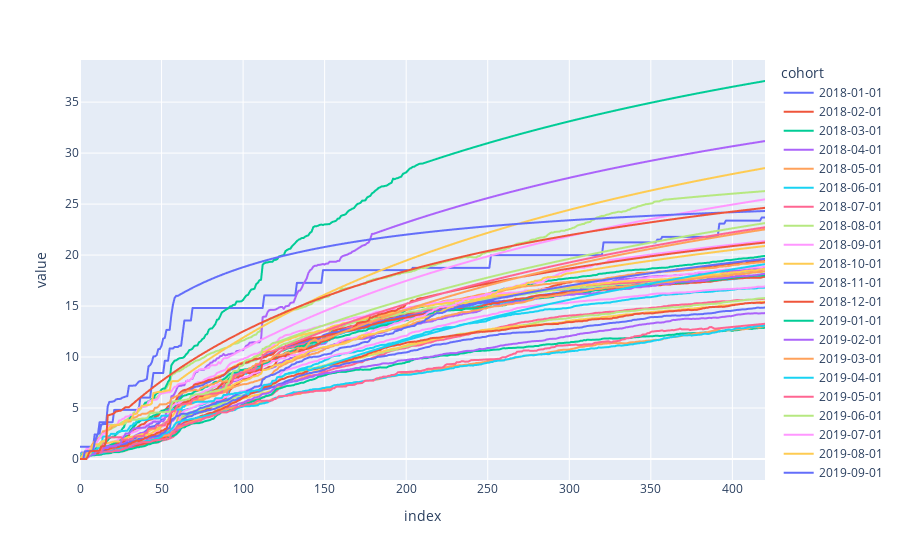

Notebook source saved alongside this figure:
### Code cell
px.line(data_frame=df_RR)

### Figure 1 — Plotly figure (JSON) as saved in the notebook; plotly's stock layout.template omitted (floating-point values rounded to 4 significant figures; data arrays with more than 128 entries replaced by an {"elided": "..."} marker saying what was removed)
{"data": [{"hovertemplate": "cohort=2018-01-01<br>index=%{x}<br>value=%{y}<extra></extra>", "legendgroup": "2018-01-01", "line": {"color": "#636efa", "dash": "solid"}, "marker": {"symbol": "circle"}, "mode": "lines", "name": "2018-01-01", "showlegend": true, "type": "scattergl", "x": {"elided": "421 int values"}, "xaxis": "x", "y": {"elided": "421 float values"}, "yaxis": "y"}, {"hovertemplate": "cohort=2018-02-01<br>index=%{x}<br>value=%{y}<extra></extra>", "legendgroup": "2018-02-01", "line": {"color": "#EF553B", "dash": "solid"}, "marker": {"symbol": "circle"}, "mode": "lines", "name": "2018-02-01", "showlegend": true, "type": "scattergl", "x": {"elided": "421 int values"}, "xaxis": "x", "y": {"elided": "421 float values"}, "yaxis": "y"}, {"hovertemplate": "cohort=2018-03-01<br>index=%{x}<br>value=%{y}<extra></extra>", "legendgroup": "2018-03-01", "line": {"color": "#00cc96", "dash": "solid"}, "marker": {"symbol": "circle"}, "mode": "lines", "name": "2018-03-01", "showlegend": true, "type": "scattergl", "x": {"elided": "421 int values"}, "xaxis": "x", "y": {"elided": "421 float values"}, "yaxis": "y"}, {"hovertemplate": "cohort=2018-04-01<br>index=%{x}<br>value=%{y}<extra></extra>", "legendgroup": "2018-04-01", "line": {"color": "#ab63fa", "dash": "solid"}, "marker": {"symbol": "circle"}, "mode": "lines", "name": "2018-04-01", "showlegend": true, "type": "scattergl", "x": {"elided": "421 int values"}, "xaxis": "x", "y": {"elided": "421 float values"}, "yaxis": "y"}, {"hovertemplate": "cohort=2018-05-01<br>index=%{x}<br>value=%{y}<extra></extra>", "legendgroup": "2018-05-01", "line": {"color": "#FFA15A", "dash": "solid"}, "marker": {"symbol": "circle"}, "mode": "lines", "name": "2018-05-01", "showlegend": true, "type": "scattergl", "x": {"elided": "421 int values"}, "xaxis": "x", "y": {"elided": "421 float values"}, "yaxis": "y"}, {"hovertemplate": "cohort=2018-06-01<br>index=%{x}<br>value=%{y}<extra></extra>", "legendgroup": "2018-06-01", "line": {"color": "#19d3f3", "dash": "solid"}, "marker": {"symbol": "circle"}, "mode": "lines", "name": "2018-06-01", "showlegend": true, "type": "scattergl", "x": {"elided": "421 int values"}, "xaxis": "x", "y": {"elided": "421 float values"}, "yaxis": "y"}, {"hovertemplate": "cohort=2018-07-01<br>index=%{x}<br>value=%{y}<extra></extra>", "legendgroup": "2018-07-01", "line": {"color": "#FF6692", "dash": "solid"}, "marker": {"symbol": "circle"}, "mode": "lines", "name": "2018-07-01", "showlegend": true, "type": "scattergl", "x": {"elided": "421 int values"}, "xaxis": "x", "y": {"elided": "421 float values"}, "yaxis": "y"}, {"hovertemplate": "cohort=2018-08-01<br>index=%{x}<br>value=%{y}<extra></extra>", "legendgroup": "2018-08-01", "line": {"color": "#B6E880", "dash": "solid"}, "marker": {"symbol": "circle"}, "mode": "lines", "name": "2018-08-01", "showlegend": true, "type": "scattergl", "x": {"elided": "421 int values"}, "xaxis": "x", "y": {"elided": "421 float values"}, "yaxis": "y"}, {"hovertemplate": "cohort=2018-09-01<br>index=%{x}<br>value=%{y}<extra></extra>", "legendgroup": "2018-09-01", "line": {"color": "#FF97FF", "dash": "solid"}, "marker": {"symbol": "circle"}, "mode": "lines", "name": "2018-09-01", "showlegend": true, "type": "scattergl", "x": {"elided": "421 int values"}, "xaxis": "x", "y": {"elided": "421 float values"}, "yaxis": "y"}, {"hovertemplate": "cohort=2018-10-01<br>index=%{x}<br>value=%{y}<extra></extra>", "legendgroup": "2018-10-01", "line": {"color": "#FECB52", "dash": "solid"}, "marker": {"symbol": "circle"}, "mode": "lines", "name": "2018-10-01", "showlegend": true, "type": "scattergl", "x": {"elided": "421 int values"}, "xaxis": "x", "y": {"elided": "421 float values"}, "yaxis": "y"}, {"hovertemplate": "cohort=2018-11-01<br>index=%{x}<br>value=%{y}<extra></extra>", "legendgroup": "2018-11-01", "line": {"color": "#636efa", "dash": "solid"}, "marker": {"symbol": "circle"}, "mode": "lines", "name": "2018-11-01", "showlegend": true, "type": "scattergl", "x": {"elided": "421 int values"}, "xaxis": "x", "y": {"elided": "421 float values"}, "yaxis": "y"}, {"hovertemplate": "cohort=2018-12-01<br>index=%{x}<br>value=%{y}<extra></extra>", "legendgroup": "2018-12-01", "line": {"color": "#EF553B", "dash": "solid"}, "marker": {"symbol": "circle"}, "mode": "lines", "name": "2018-12-01", "showlegend": true, "type": "scattergl", "x": {"elided": "421 int values"}, "xaxis": "x", "y": {"elided": "421 float values"}, "yaxis": "y"}, {"hovertemplate": "cohort=2019-01-01<br>index=%{x}<br>value=%{y}<extra></extra>", "legendgroup": "2019-01-01", "line": {"color": "#00cc96", "dash": "solid"}, "marker": {"symbol": "circle"}, "mode": "lines", "name": "2019-01-01", "showlegend": true, "type": "scattergl", "x": {"elided": "421 int values"}, "xaxis": "x", "y": {"elided": "421 float values"}, "yaxis": "y"}, {"hovertemplate": "cohort=2019-02-01<br>index=%{x}<br>value=%{y}<extra></extra>", "legendgroup": "2019-02-01", "line": {"color": "#ab63fa", "dash": "solid"}, "marker": {"symbol": "circle"}, "mode": "lines", "name": "2019-02-01", "showlegend": true, "type": "scattergl", "x": {"elided": "421 int values"}, "xaxis": "x", "y": {"elided": "421 float values"}, "yaxis": "y"}, {"hovertemplate": "cohort=2019-03-01<br>index=%{x}<br>value=%{y}<extra></extra>", "legendgroup": "2019-03-01", "line": {"color": "#FFA15A", "dash": "solid"}, "marker": {"symbol": "circle"}, "mode": "lines", "name": "2019-03-01", "showlegend": true, "type": "scattergl", "x": {"elided": "421 int values"}, "xaxis": "x", "y": {"elided": "421 float values"}, "yaxis": "y"}, {"hovertemplate": "cohort=2019-04-01<br>index=%{x}<br>value=%{y}<extra></extra>", "legendgroup": "2019-04-01", "line": {"color": "#19d3f3", "dash": "solid"}, "marker": {"symbol": "circle"}, "mode": "lines", "name": "2019-04-01", "showlegend": true, "type": "scattergl", "x": {"elided": "421 int values"}, "xaxis": "x", "y": {"elided": "421 float values"}, "yaxis": "y"}, {"hovertemplate": "cohort=2019-05-01<br>index=%{x}<br>value=%{y}<extra></extra>", "legendgroup": "2019-05-01", "line": {"color": "#FF6692", "dash": "solid"}, "marker": {"symbol": "circle"}, "mode": "lines", "name": "2019-05-01", "showlegend": true, "type": "scattergl", "x": {"elided": "421 int values"}, "xaxis": "x", "y": {"elided": "421 float values"}, "yaxis": "y"}, {"hovertemplate": "cohort=2019-06-01<br>index=%{x}<br>value=%{y}<extra></extra>", "legendgroup": "2019-06-01", "line": {"color": "#B6E880", "dash": "solid"}, "marker": {"symbol": "circle"}, "mode": "lines", "name": "2019-06-01", "showlegend": true, "type": "scattergl", "x": {"elided": "421 int values"}, "xaxis": "x", "y": {"elided": "421 float values"}, "yaxis": "y"}, {"hovertemplate": "cohort=2019-07-01<br>index=%{x}<br>value=%{y}<extra></extra>", "legendgroup": "2019-07-01", "line": {"color": "#FF97FF", "dash": "solid"}, "marker": {"symbol": "circle"}, "mode": "lines", "name": "2019-07-01", "showlegend": true, "type": "scattergl", "x": {"elided": "421 int values"}, "xaxis": "x", "y": {"elided": "421 float values"}, "yaxis": "y"}, {"hovertemplate": "cohort=2019-08-01<br>index=%{x}<br>value=%{y}<extra></extra>", "legendgroup": "2019-08-01", "line": {"color": "#FECB52", "dash": "solid"}, "marker": {"symbol": "circle"}, "mode": "lines", "name": "2019-08-01", "showlegend": true, "type": "scattergl", "x": {"elided": "421 int values"}, "xaxis": "x", "y": {"elided": "421 float values"}, "yaxis": "y"}, {"hovertemplate": "cohort=2019-09-01<br>index=%{x}<br>value=%{y}<extra></extra>", "legendgroup": "2019-09-01", "line": {"color": "#636efa", "dash": "solid"}, "marker": {"symbol": "circle"}, "mode": "lines", "name": "2019-09-01", "showlegend": true, "type": "scattergl", "x": {"elided": "421 int values"}, "xaxis": "x", "y": {"elided": "421 float values"}, "yaxis": "y"}, {"hovertemplate": "cohort=2019-10-01<br>index=%{x}<br>value=%{y}<extra></extra>", "legendgroup": "2019-10-01", "line": {"color": "#EF553B", "dash": "solid"}, "marker": {"symbol": "circle"}, "mode": "lines", "name": "2019-10-01", "showlegend": true, "type": "scattergl", "x": {"elided": "421 int values"}, "xaxis": "x", "y": {"elided": "421 float values"}, "yaxis": "y"}, {"hovertemplate": "cohort=2019-11-01<br>index=%{x}<br>value=%{y}<extra></extra>", "legendgroup": "2019-11-01", "line": {"color": "#00cc96", "dash": "solid"}, "marker": {"symbol": "circle"}, "mode": "lines", "name": "2019-11-01", "showlegend": true, "type": "scattergl", "x": {"elided": "421 int values"}, "xaxis": "x", "y": {"elided": "421 float values"}, "yaxis": "y"}, {"hovertemplate": "cohort=2019-12-01<br>index=%{x}<br>value=%{y}<extra></extra>", "legendgroup": "2019-12-01", "line": {"color": "#ab63fa", "dash": "solid"}, "marker": {"symbol": "circle"}, "mode": "lines", "name": "2019-12-01", "showlegend": true, "type": "scattergl", "x": {"elided": "421 int values"}, "xaxis": "x", "y": {"elided": "421 float values"}, "yaxis": "y"}, {"hovertemplate": "cohort=2020-01-01<br>index=%{x}<br>value=%{y}<extra></extra>", "legendgroup": "2020-01-01", "line": {"color": "#FFA15A", "dash": "solid"}, "marker": {"symbol": "circle"}, "mode": "lines", "name": "2020-01-01", "showlegend": true, "type": "scattergl", "x": {"elided": "421 int values"}, "xaxis": "x", "y": {"elided": "421 float values"}, "yaxis": "y"}, {"hovertemplate": "cohort=2020-02-01<br>index=%{x}<br>value=%{y}<extra></extra>", "legendgroup": "2020-02-01", "line": {"color": "#19d3f3", "dash": "solid"}, "marker": {"symbol": "circle"}, "mode": "lines", "name": "2020-02-01", "showlegend": true, "type": "scattergl", "x": {"elided": "421 int values"}, "xaxis": "x", "y": {"elided": "421 float values"}, "yaxis": "y"}, {"hovertemplate": "cohort=2020-03-01<br>index=%{x}<br>value=%{y}<extra></extra>", "legendgroup": "2020-03-01", "line": {"color": "#FF6692", "dash": "solid"}, "marker": {"symbol": "circle"}, "mode": "lines", "name": "2020-03-01", "showlegend": true, "type": "scattergl", "x": {"elided": "421 int values"}, "xaxis": "x", "y": {"elided": "421 float values"}, "yaxis": "y"}, {"hovertemplate": "cohort=2020-04-01<br>index=%{x}<br>value=%{y}<extra></extra>", "legendgroup": "2020-04-01", "line": {"color": "#B6E880", "dash": "solid"}, "marker": {"symbol": "circle"}, "mode": "lines", "name": "2020-04-01", "showlegend": true, "type": "scattergl", "x": {"elided": "421 int values"}, "xaxis": "x", "y": {"elided": "421 float values"}, "yaxis": "y"}, {"hovertemplate": "cohort=2020-05-01<br>index=%{x}<br>value=%{y}<extra></extra>", "legendgroup": "2020-05-01", "line": {"color": "#FF97FF", "dash": "solid"}, "marker": {"symbol": "circle"}, "mode": "lines", "name": "2020-05-01", "showlegend": true, "type": "scattergl", "x": {"elided": "421 int values"}, "xaxis": "x", "y": {"elided": "421 float values"}, "yaxis": "y"}, {"hovertemplate": "cohort=2020-06-01<br>index=%{x}<br>value=%{y}<extra></extra>", "legendgroup": "2020-06-01", "line": {"color": "#FECB52", "dash": "solid"}, "marker": {"symbol": "circle"}, "mode": "lines", "name": "2020-06-01", "showlegend": true, "type": "scattergl", "x": {"elided": "421 int values"}, "xaxis": "x", "y": {"elided": "421 float values"}, "yaxis": "y"}, {"hovertemplate": "cohort=2020-07-01<br>index=%{x}<br>value=%{y}<extra></extra>", "legendgroup": "2020-07-01", "line": {"color": "#636efa", "dash": "solid"}, "marker": {"symbol": "circle"}, "mode": "lines", "name": "2020-07-01", "showlegend": true, "type": "scattergl", "x": {"elided": "421 int values"}, "xaxis": "x", "y": {"elided": "421 float values"}, "yaxis": "y"}, {"hovertemplate": "cohort=2020-08-01<br>index=%{x}<br>value=%{y}<extra></extra>", "legendgroup": "2020-08-01", "line": {"color": "#EF553B", "dash": "solid"}, "marker": {"symbol": "circle"}, "mode": "lines", "name": "2020-08-01", "showlegend": true, "type": "scattergl", "x": {"elided": "421 int values"}, "xaxis": "x", "y": {"elided": "421 float values"}, "yaxis": "y"}, {"hovertemplate": "cohort=2020-09-01<br>index=%{x}<br>value=%{y}<extra></extra>", "legendgroup": "2020-09-01", "line": {"color": "#00cc96", "dash": "solid"}, "marker": {"symbol": "circle"}, "mode": "lines", "name": "2020-09-01", "showlegend": true, "type": "scattergl", "x": {"elided": "421 int values"}, "xaxis": "x", "y": {"elided": "421 float values"}, "yaxis": "y"}, {"hovertemplate": "cohort=2020-10-01<br>index=%{x}<br>value=%{y}<extra></extra>", "legendgroup": "2020-10-01", "line": {"color": "#ab63fa", "dash": "solid"}, "marker": {"symbol": "circle"}, "mode": "lines", "name": "2020-10-01", "showlegend": true, "type": "scattergl", "x": {"elided": "421 int values"}, "xaxis": "x", "y": {"elided": "421 float values"}, "yaxis": "y"}, {"hovertemplate": "cohort=2020-11-01<br>index=%{x}<br>value=%{y}<extra></extra>", "legendgroup": "2020-11-01", "line": {"color": "#FFA15A", "dash": "solid"}, "marker": {"symbol": "circle"}, "mode": "lines", "name": "2020-11-01", "showlegend": true, "type": "scattergl", "x": {"elided": "421 int values"}, "xaxis": "x", "y": {"elided": "421 float values"}, "yaxis": "y"}, {"hovertemplate": "cohort=2020-12-01<br>index=%{x}<br>value=%{y}<extra></extra>", "legendgroup": "2020-12-01", "line": {"color": "#19d3f3", "dash": "solid"}, "marker": {"symbol": "circle"}, "mode": "lines", "name": "2020-12-01", "showlegend": true, "type": "scattergl", "x": {"elided": "421 int values"}, "xaxis": "x", "y": {"elided": "421 float values"}, "yaxis": "y"}, {"hovertemplate": "cohort=2021-01-01<br>index=%{x}<br>value=%{y}<extra></extra>", "legendgroup": "2021-01-01", "line": {"color": "#FF6692", "dash": "solid"}, "marker": {"symbol": "circle"}, "mode": "lines", "name": "2021-01-01", "showlegend": true, "type": "scattergl", "x": {"elided": "421 int values"}, "xaxis": "x", "y": {"elided": "421 float values"}, "yaxis": "y"}, {"hovertemplate": "cohort=2021-02-01<br>index=%{x}<br>value=%{y}<extra></extra>", "legendgroup": "2021-02-01", "line": {"color": "#B6E880", "dash": "solid"}, "marker": {"symbol": "circle"}, "mode": "lines", "name": "2021-02-01", "showlegend": true, "type": "scattergl", "x": {"elided": "421 int values"}, "xaxis": "x", "y": {"elided": "421 float values"}, "yaxis": "y"}, {"hovertemplate": "cohort=2021-03-01<br>index=%{x}<br>value=%{y}<extra></extra>", "legendgroup": "2021-03-01", "line": {"color": "#FF97FF", "dash": "solid"}, "marker": {"symbol": "circle"}, "mode": "lines", "name": "2021-03-01", "showlegend": true, "type": "scattergl", "x": {"elided": "421 int values"}, "xaxis": "x", "y": {"elided": "421 float values"}, "yaxis": "y"}, {"hovertemplate": "cohort=2021-04-01<br>index=%{x}<br>value=%{y}<extra></extra>", "legendgroup": "2021-04-01", "line": {"color": "#FECB52", "dash": "solid"}, "marker": {"symbol": "circle"}, "mode": "lines", "name": "2021-04-01", "showlegend": true, "type": "scattergl", "x": {"elided": "421 int values"}, "xaxis": "x", "y": {"elided": "421 float values"}, "yaxis": "y"}, {"hovertemplate": "cohort=2021-05-01<br>index=%{x}<br>value=%{y}<extra></extra>", "legendgroup": "2021-05-01", "line": {"color": "#636efa", "dash": "solid"}, "marker": {"symbol": "circle"}, "mode": "lines", "name": "2021-05-01", "showlegend": true, "type": "scattergl", "x": {"elided": "421 int values"}, "xaxis": "x", "y": {"elided": "421 float values"}, "yaxis": "y"}, {"hovertemplate": "cohort=2021-06-01<br>index=%{x}<br>value=%{y}<extra></extra>", "legendgroup": "2021-06-01", "line": {"color": "#EF553B", "dash": "solid"}, "marker": {"symbol": "circle"}, "mode": "lines", "name": "2021-06-01", "showlegend": true, "type": "scattergl", "x": {"elided": "421 int values"}, "xaxis": "x", "y": {"elided": "421 float values"}, "yaxis": "y"}], "layout": {"legend": {"title": {"text": "cohort"}, "tracegroupgap": 0}, "margin": {"t": 60}, "xaxis": {"anchor": "y", "domain": [0, 1], "title": {"text": "index"}}, "yaxis": {"anchor": "x", "domain": [0, 1], "title": {"text": "value"}}}}
